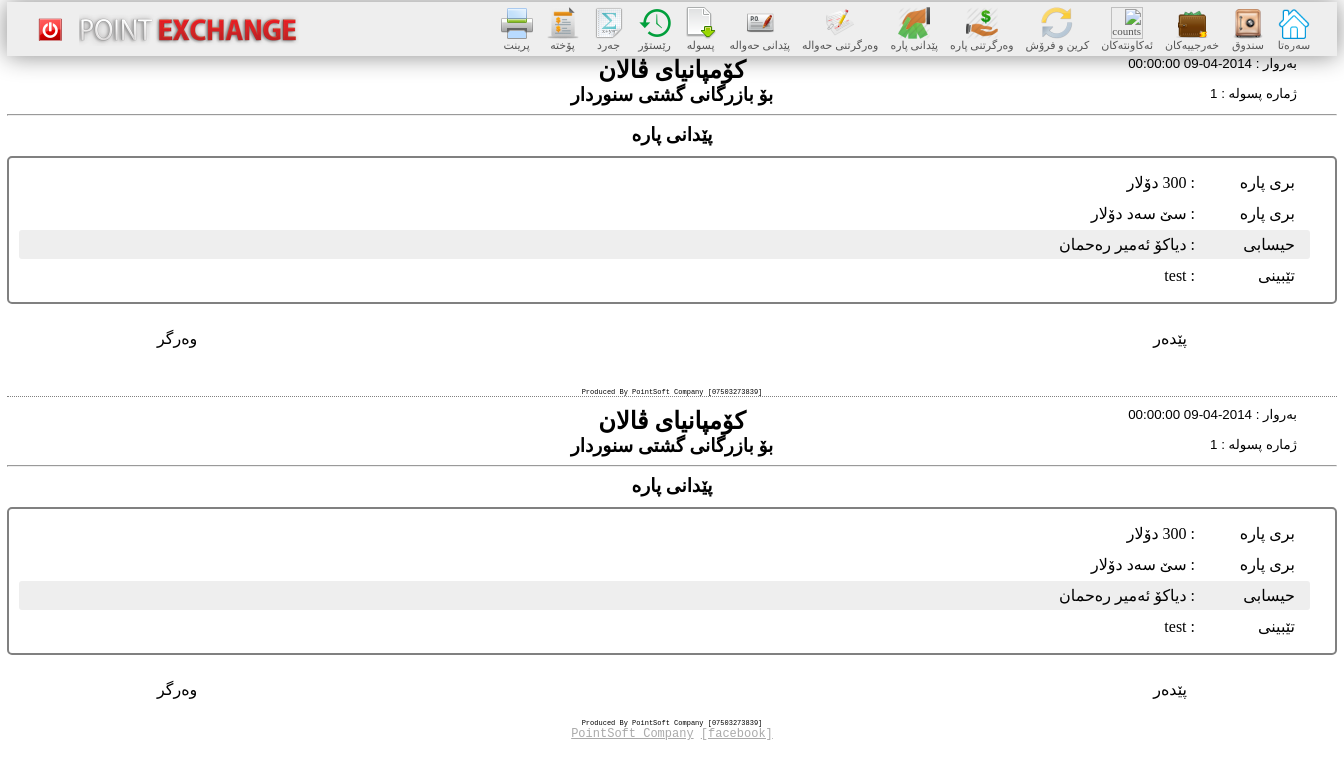
Page /loan_payout_view.php?id=1 (signed in) on the committed database.
### tables this page shows
CREATE TABLE IF NOT EXISTS `loan_payout` (
  `id` int(11) NOT NULL AUTO_INCREMENT,
  `id_user` int(11) DEFAULT NULL,
  `id_account` int(11) NOT NULL,
  `date_time` datetime DEFAULT NULL,
  `a_dollar` decimal(12,0) DEFAULT NULL,
  `a_dinar` decimal(20,0) DEFAULT NULL,
  `a_tman` decimal(20,0) DEFAULT NULL,
  `detail` varchar(200) DEFAULT NULL,
  PRIMARY KEY (`id`)
);

CREATE TABLE IF NOT EXISTS `accounts` (
  `id` int(11) NOT NULL AUTO_INCREMENT,
  `owner_name` varchar(200) DEFAULT NULL,
  `account_number` varchar(50) DEFAULT NULL,
  `balance` bigint(20) DEFAULT NULL,
  `date_created` datetime DEFAULT NULL,
  `detail` varchar(200) DEFAULT NULL,
  PRIMARY KEY (`id`)
);

### class/loan_payout.class.php (called while the page is built, shortened)
<?php
require_once 'database.class.php';
class loan_payout extends database{
	private static $TABLE = 'loan_payout';
	public static function get_loan_payout_info($id){
		try{
			$sql = "SELECT p.id,p.date_time,p.a_dollar,p.a_dinar,p.a_tman,p.detail,a.owner_name FROM ".self::$TABLE." p left join accounts a on a.id = p.id_account WHERE p.id = :id";
			$stmt = self::$PDO->prepare($sql);
			$stmt->bindParam(':id',$id,PDO::PARAM_INT);
			$stmt->execute();
			$row = $stmt->fetch(PDO::FETCH_ASSOC);
			return $row;
		}
		catch(PDOException $e){
			echo 'Error: [loan_payout.class.php/function get_loan_payout_info]'.$e->getMessage().'<br>';
			die();
		}
	}
}
?>

### class/database.class.php (called while the page is built, shortened)
<?php
function dsh_money($money,$decimal_check = 2,$symbol = null){
	$negative = false;
	$decimal = $money - intval($money);
	$arr = array();
	if($money !== 0)
		while($money){
			$part = strval($money % 1000);
			$len = strlen($part);
			$money =intval($money/1000);
			array_push($arr, $part);
		}
	else
		$arr = array(0);
	$arr = array_reverse($arr);
	$str = implode(',', $arr);
	return $str;
}
function money_to_word($number)
{
    $max_size = pow(10,18);
    if (is_int($number) && $number < abs($max_size))
    {
        switch ($number)
        {
            case 3:
                $string = "سێ";
                break;
            case $number < pow(10,3):
                $prefix = money_to_word(intval(floor($number/pow(10,2)))) . " سەد";
                $string = $prefix . @$suffix;
                break;
        }
    } else
    {
        echo "ERROR with - $number<br/> Number must be an integer between -" . number_format($max_size, 0, ".", ",") . " and " . number_format($max_size, 0, ".", ",") . " exclussive.";
    }
    return $string;
}
?>

### loan_payout_view.php (the view, shortened to what this page needs)
<?php
	require_once 'class/database.class.php';
	require_once 'class/loan_payout.class.php';
	$order_payment_info = loan_payout::get_loan_payout_info(@$_GET['id']);
	$money = '';
	if($order_payment_info['a_dollar'])
		$money .= dsh_money($order_payment_info['a_dollar']).' دۆلار ';
?>
<html>
<?php require_once 'head_tag.php'; ?>
  <body>
  	<div id="wrapper">
  		<?php require_once 'nav.php'; ?>
  		<div id="main">
			<section>
				<h2>کۆمپانیای ڤالان</h2>
				<h3>بۆ بازرگانی گشتی سنوردار</h3>
				<div class="corner">
					<p>بەروار : <?php echo $order_payment_info['date_time']; ?></p>
					<p>ژمارە پسوله : <?php echo $order_payment_info['id']; ?></p>
				</div>
				<hr>
				<h3>پێدانی پاره</h3>
				<div class="package">
					<p><span> بری پاره  </span>: <?php echo $money ?> </p>
					<p><span> بری پاره  </span>: <?php echo money_to_word(intval($order_payment_info['a_dollar'])); ?> دۆلار</p>
					<p class="ee"><span> حیسابی </span>: <?php echo $order_payment_info['owner_name']; ?></p>
					<p><span> تێبینی </span>: <?php echo $order_payment_info['detail']; ?></p>
				</div>
				<div class="pedar">پێدەر</div>
				<div class="warger">وەرگر</div>
			</section>
			<div class="dash">Produced By PointSoft Company [07503273839]</div>
			<section>
				<h2>کۆمپانیای ڤالان</h2>
				<h3>بۆ بازرگانی گشتی سنوردار</h3>
				<div class="corner">
					<p>بەروار : <?php echo $order_payment_info['date_time']; ?></p>
					<p>ژمارە پسوله : <?php echo $order_payment_info['id']; ?></p>
				</div>
				<hr>
				<h3>پێدانی پاره</h3>
				<div class="package">
					<p><span> بری پاره  </span>: <?php echo $money ?> </p>
					<p><span> بری پاره  </span>: <?php echo money_to_word(intval($order_payment_info['a_dollar'])); ?> دۆلار</p>
					<p class="ee"><span> حیسابی </span>: <?php echo $order_payment_info['owner_name']; ?></p>
					<p><span> تێبینی </span>: <?php echo $order_payment_info['detail']; ?></p>
				</div>
				<div class="pedar">پێدەر</div>
				<div class="warger">وەرگر</div>
			</section>
			<div class="dash2">Produced By PointSoft Company [07503273839]</div>
		</div>
		<?php require_once 'footer.php'; ?>
  </body>
</html>

### style.css (style rules this page uses)
body { background: url('images/500px/seamlesstexture21_500.jpg'); margin: 0; }
#wrapper { width: 1330px; border: 2px solid white; margin: 0 auto; background-color: rgba(255,255,255,0.8); }

### loan_payout_view.php (style rules this page uses)
.corner { margin-top: -55px; float: right; font-family: arial; font-size: smaller; direction: rtl; }
section { direction: rtl; font-family: 'kxani'; }
section h2, section h3 { text-align: center; margin:0; }
.corner p { margin:0 25px 5px 0; }
section p { margin:0 15px 2px 0; padding: 5px; padding-right: 15px; border-radius: 3px; }
section p span { display: inline-block; width: 100px; }
section .package { border: 2px solid gray; border-radius: 5px; padding: 10px; margin-top: 10px; }
.pedar { float:right; margin: 25px 150px 0 0; }
.warger { float:left; margin: 25px 0 0 150px; }
.ee { background-color: #EEE; }
.dash { border-bottom: 1px dotted gray; margin: 40px 0 10px 0; text-align: center; font-family: courier new; font-size: 7px; }
.dash2 { margin: 20px 0 0 0; text-align: center; font-family: courier; font-size: 7px; }

### rows in the picture
loan_payout: date_time "2014-04-09 00:00:00", id "1", a_dollar "سێ سەد", id_account.owner_name "دیاکۆ ئەمیر رەحمان", detail "test"

### other values in the picture
$words[$phrase] "سەرەتا سندوق خەرجییەکان ئەکاونتەکان کرین و فرۆش وەرگرتنی پاره پێدانی پارە وەرگرتنی حەوالە پێدانی حەوالە پسولە رێستۆر جەرد پۆخته پرینت"
$money "300 دۆلار"
